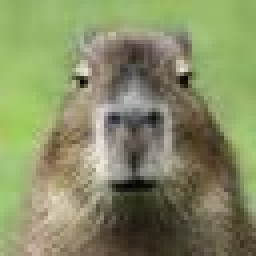
#> input picture Images/image-1_1.jpg, 64 x 64 px, found by its file name (shown 4 times larger)
$ python Contrast.py
#> lines starting #> are read from the running program, lines starting #| are printed output that depends on the picture
from PIL import Image  # Mengimpor modul Image dari PIL (Python Imaging Library)
import numpy as np  # Mengimpor modul numpy untuk manipulasi array
import matplotlib.pyplot as plt  # Mengimpor modul pyplot dari matplotlib untuk plotting

# Fungsi untuk meningkatkan kontras gambar menggunakan array dengan looping
def enhance_contrast(image, G, P):
    img_array = np.array(image, dtype=np.int32)  # Ubah gambar menjadi array numpy
    tinggi, lebar = img_array.shape  # Dapatkan ukuran gambar

    # Loop untuk menghitung nilai kontras baru untuk setiap piksel (x, y)
    for x in range(tinggi):  # Loop untuk setiap baris
        for y in range(lebar):  # Loop untuk setiap kolom
            current_value = img_array[x, y]  # Mengambil nilai piksel saat ini
            # Menghitung nilai kontras baru
            new_value = G * (current_value - P) + P

            # Membatasi nilai baru antara 0 dan 255
            if new_value > 255:  # Jika nilai baru lebih dari 255
                new_value = 255  # Set nilai baru ke 255
            elif new_value < 0:  # Jika nilai baru kurang dari 0
                new_value = 0  # Set nilai baru ke 0

            # Memasukkan nilai piksel yang baru
            img_array[x, y] = new_value

    return Image.fromarray(img_array.astype(np.uint8))  # Ubah kembali ke tipe uint8

# Fungsi untuk menampilkan histogram gambar
def plot_histogram(image, title, G, P):
    hist_data = list(image.getdata())
    plt.bar(range(256), [hist_data.count(i) for i in range(256)], width=1, color='gray', alpha=0.7)
    plt.title(f"{title} (G = {G}, P = {P})")  # Menampilkan G dan P pada judul histogram
    plt.xlim([0, 255])  # Mengatur batas sumbu x
    plt.xlabel('Nilai Piksel')  # Label sumbu x
    plt.ylabel('Frekuensi')  # Label sumbu y
    plt.grid(True)  # Menampilkan grid pada histogram

# Fungsi utama untuk menjalankan peningkatan kontras dan menampilkan gambar
def main(image_path, G, P):
    # Membaca gambar
#> called with image_path = 'Images/image-1_1.jpg', G = 1.5, P = 128
    image = Image.open(image_path)
#> image is the input picture: PIL image 64x64 RGB; mean R, G, B 133.9, 140.6, 100.4

    # Mengecek apakah gambar sudah grayscale, jika tidak maka konversi
    if image.mode != 'L':
        print("Gambar bukan grayscale, mengonversi ke grayscale.")
        image = image.convert('L')
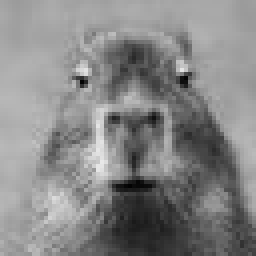
#> image: PIL image 64x64 L (shown 4 times larger); min 2, max 232, mean 134
    else:
        print("Gambar sudah grayscale, tidak perlu dikonversi.")

    # Melakukan peningkatan kontras
    contrast_image = enhance_contrast(image.copy(), G, P)
#> after the loop in enhance_contrast, `for x in range(tinggi):`:
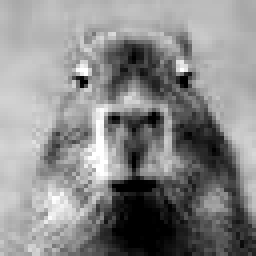
#> img_array: shape (64, 64) int32 (shown 4 times larger); min 0, max 255, mean 137.1

    # Menyiapkan figure dengan ukuran yang sesuai
    plt.figure(figsize=(12, 10))

    # Menampilkan gambar asli
    plt.subplot(2, 2, 1)
    plt.imshow(image, cmap='gray', interpolation='nearest')
    plt.title('Gambar Asli')
    plt.axis('off')

    # Menampilkan histogram sebelum peningkatan kontras
    plt.subplot(2, 2, 2)
    plot_histogram(image, 'Histogram Sebelum Peningkatan Kontras', G, P)
#> in plot_histogram, `hist_data = list(image.getdata())`: hist_data = 4096 values, max 232 at index 2585, min 2 at index 2976, mean 134

    # Menampilkan gambar dengan kontras yang ditingkatkan
    plt.subplot(2, 2, 3)
    plt.imshow(contrast_image, cmap='gray', interpolation='nearest')
    plt.title('Gambar Setelah Peningkatan Kontras')
    plt.axis('off')

    # Menampilkan histogram setelah peningkatan kontras
    plt.subplot(2, 2, 4)
    plot_histogram(contrast_image, 'Histogram Setelah Peningkatan Kontras', G, P)

    plt.tight_layout()  # Mengatur tata letak agar tidak saling tumpang tindih
    plt.show()
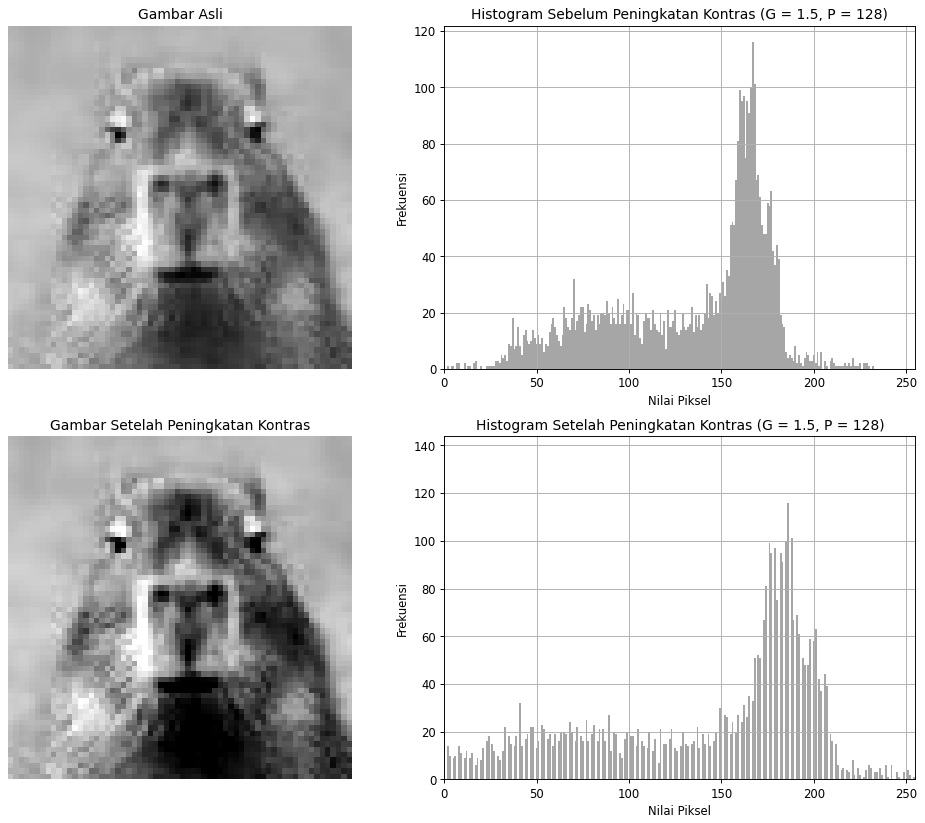
#> figure drawn by matplotlib, 4 panels; panel 2: tallest bar 116 high, from x = 166.5 to 167.5; panel 4: tallest bar 137 high, from x = -0.5 to 0.5

# Ganti 'your_image_path' dengan path gambar yang ingin diproses
G = 1.5  # Koefisien penguatan kontras
P = 128  # Nilai pusat pengontrasan
main('Images/image-1_1.jpg', G, P)  # Ganti dengan path gambar Anda

$ run again, with Images/image-2_1.jpg copied over Images/image-1_1.jpg
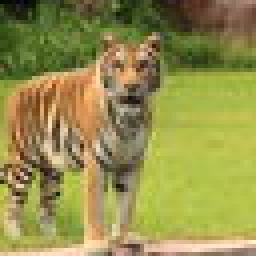
#> input picture Images/image-2_1.jpg, 64 x 64 px, found by its file name (shown 4 times larger)
#> in main, image is the input picture: PIL image 64x64 RGB; mean R, G, B 148.6, 143.4, 76.2
#> image: PIL image 64x64 L
#> after the loop in enhance_contrast, `for x in range(tinggi):`:
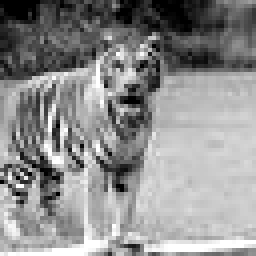
#> img_array: shape (64, 64) int32 (shown 4 times larger); min 0, max 255, mean 141.7
#> hist_data = 4096 values, max 242 at index 3903, min 2 at index 6, mean 137.3
#> in main, `plt.show()`:
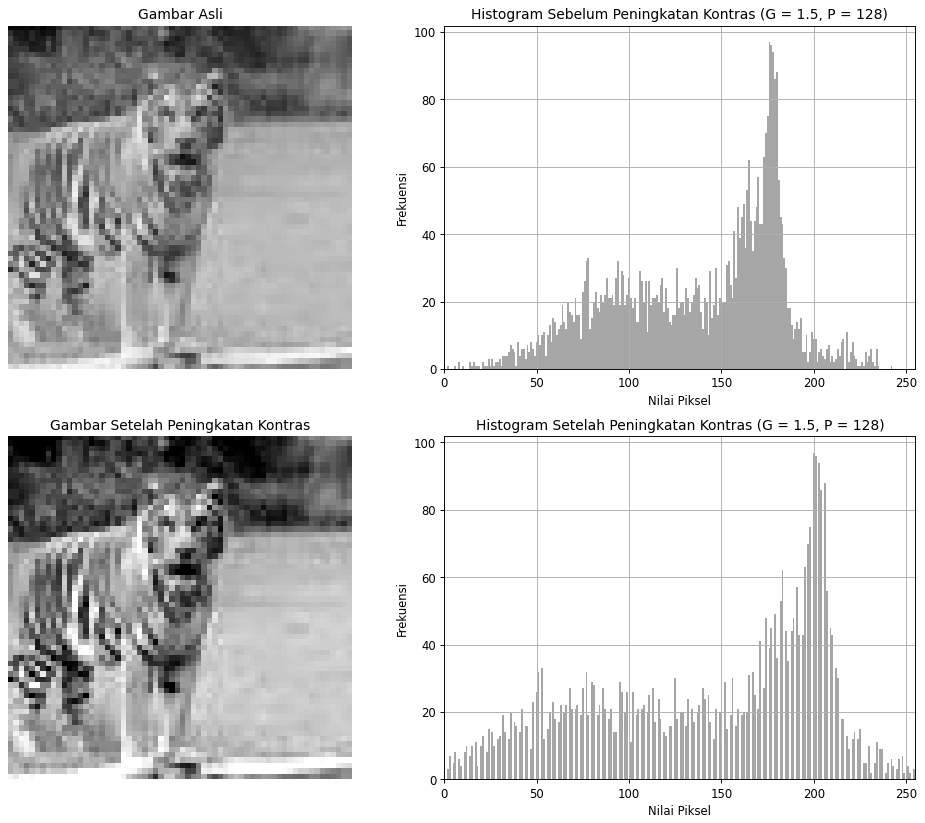
#> figure drawn by matplotlib, 4 panels; panel 2: tallest bar 97 high, from x = 175.5 to 176.5; panel 4: tallest bar 97 high, from x = 199.5 to 200.5

$ run again, with Images/beras.jpg copied over Images/image-1_1.jpg
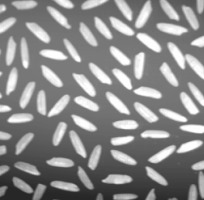
#> input picture Images/beras.jpg, 204 x 200 px, found by its file name
#> in main, image is the input picture: PIL image 204x200 RGB; min 35, max 255, mean 137.5
#> image: PIL image 204x200 L
#> after the loop in enhance_contrast, `for x in range(tinggi):`:
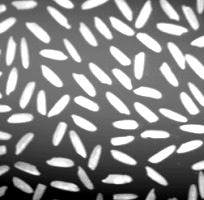
#> img_array: shape (200, 204) int32; min 0, max 255, mean 136.1
#> hist_data = 40800 items
#> in main, `plt.show()`:
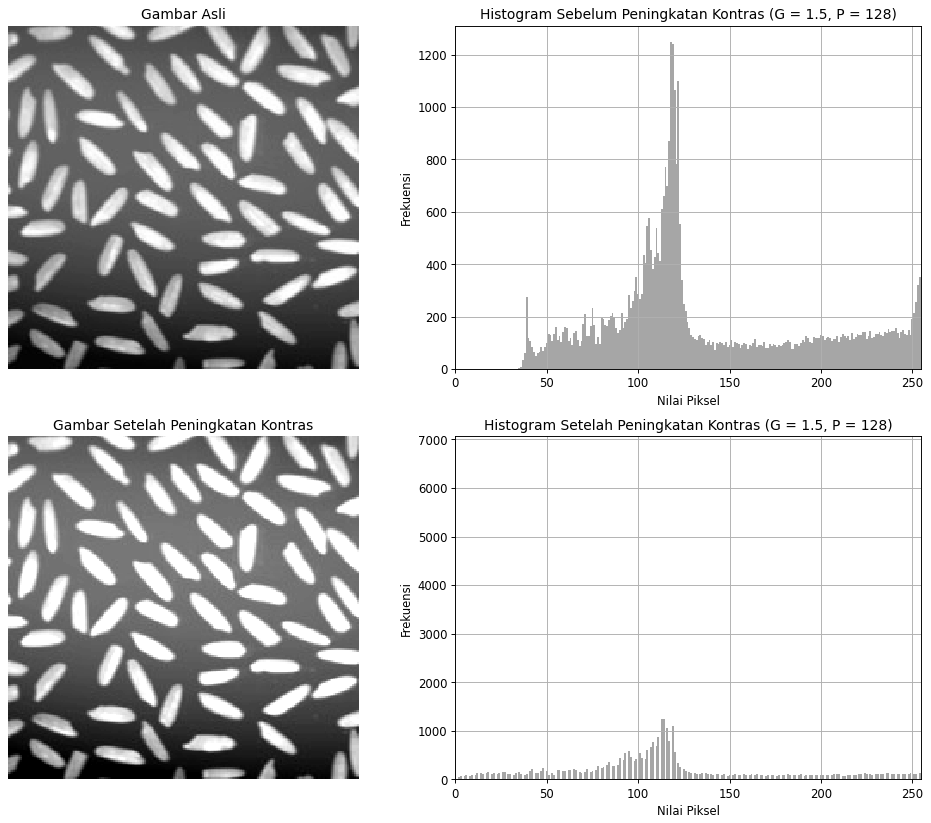
#> figure drawn by matplotlib, 4 panels; panel 2: tallest bar 1248 high, from x = 117.5 to 118.5; panel 4: tallest bar 6730 high, from x = 254.5 to 255.5
